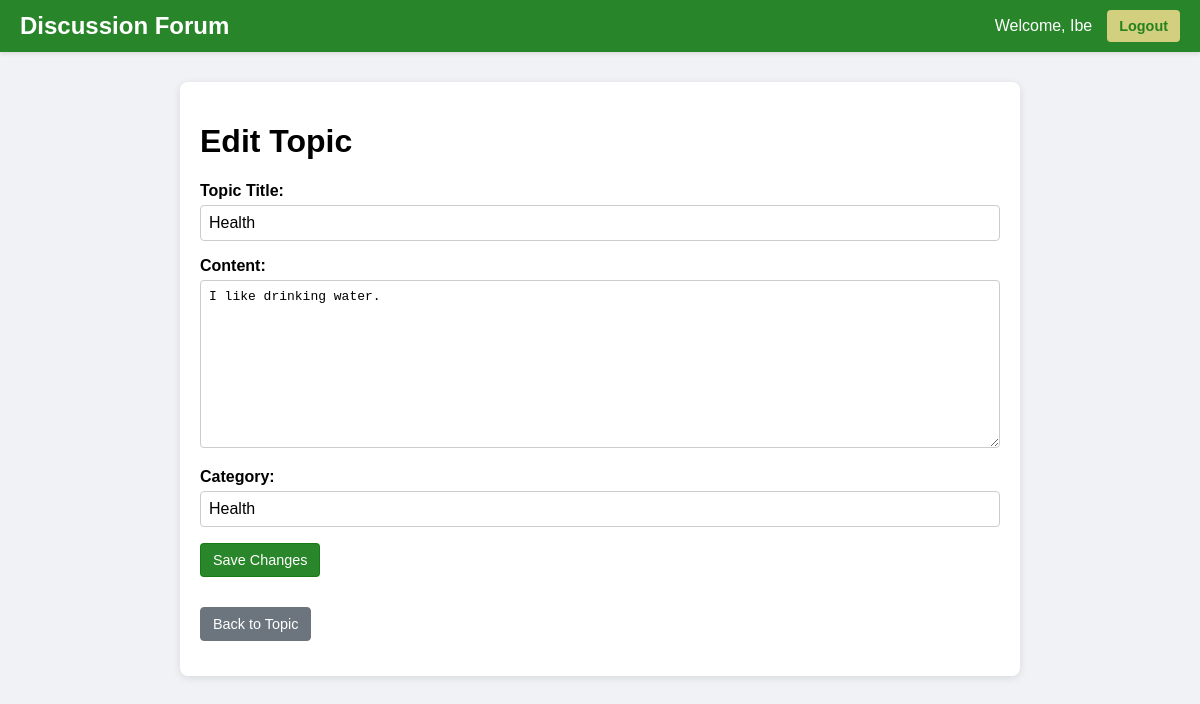
The page /topic/7/edit/ (signed in) on the database its author committed.
### discussion/models.py (models this page shows, shortened)
class Topic(models.Model):
    title = models.CharField(max_length=200)
    content = models.TextField()
    category = models.CharField(max_length=50, default='General')
    creator = models.ForeignKey(User, on_delete=models.CASCADE)
    creation_date = models.DateTimeField(auto_now_add=True)

### discussion/views.py (the view)
# urls.py: path('topic/<int:pk>/edit/', views.edit_topic, name='edit_topic'),
@login_required
def edit_topic(request, pk):
    topic = get_object_or_404(Topic, pk=pk)
    if topic.creator != request.user:
        return redirect('topic_list')
    if request.method == 'POST':
        form = TopicForm(request.POST)
        if form.is_valid():
            topic.title = form.cleaned_data['title']
            topic.content = form.cleaned_data['content']
            topic.category = form.cleaned_data['category']
            topic.save()
            return redirect('topic_detail', pk=pk)
    else:
        form = TopicForm(initial={
            'title': topic.title,
            'content': topic.content,
            'category': topic.category
        })
    return render(request, 'discussion/edit_topic.html', {'form': form, 'topic': topic})

### discussion/views.py
class TopicForm(forms.Form):
    title = forms.CharField(max_length=200, label='Topic Title')
    content = forms.CharField(widget=forms.Textarea, label='Content')
    category = forms.CharField(max_length=50, label='Category', initial='General')

### discussion/templates/discussion/edit_topic.html (shortened to what this page needs)
<!DOCTYPE html>
<html lang="en">
<head>
    {% load static %}
    <link href="{% static 'discussion/style.css' %}" rel="stylesheet">
</head>
<body>
    <nav class="navbar">
        <div class="navbar-container">
            <a class="navbar-brand" href="{% url 'topic_list' %}">Discussion Forum</a>
            <div class="navbar-nav">
                {% if user.is_authenticated %}
                    <span class="nav-text">Welcome, {{ user.username }}</span>
                    <form method="post" action="{% url 'logout' %}">
                        <button type="submit" class="nav-button">Logout</button>
                    </form>
                {% else %}
                    <a href="{% url 'login' %}">Login</a>
                    <a href="{% url 'register' %}">Register</a>
                {% endif %}
            </div>
        </div>
    </nav>
    <div class="content-container">
        <h1>Edit Topic</h1>
        <form method="post">
            <div class="form-group">
                {{ form.as_p }}
            </div>
            <button type="submit" class="btn btn-primary" aria-label="Save topic changes">Save Changes</button>
        </form>
        <p class="form-group"><a href="{% url 'topic_detail' topic.pk %}" class="btn btn-secondary">Back to Topic</a></p>
    </div>
</body>
</html>

### discussion/static/discussion/style.css (style rules this page uses)
body { font-family: Arial, sans-serif; background-color: #f0f2f5; margin: 0; padding: 0; }
.navbar { background-color: rgba(19, 121, 19, 0.9); padding: 10px 20px; box-shadow: 0 2px 4px rgba(0, 0, 0, 0.1); }
.navbar-container { max-width: 1200px; margin: 0 auto; display: flex; justify-content: space-between; align-items: center; }
.navbar-brand { color: #fff; font-size: 1.5em; font-weight: bold; text-decoration: none; }
.navbar-nav { display: flex; align-items: center; gap: 15px; }
.navbar-nav a, .navbar-nav .nav-text { color: #fff; text-decoration: none; font-size: 1em; }
.navbar-nav form { display: inline; }
.nav-button { background-color: #555; color: #fff; border: none; padding: 8px 12px; border-radius: 4px; cursor: pointer; font-size: 0.9em; }
.content-container { max-width: 800px; margin: 30px auto; padding: 20px; background-color: #fff; border-radius: 8px; box-shadow: 0 2px 8px rgba(0, 0, 0, 0.1); }
.form-group { margin-bottom: 15px; }
.form-group label { display: block; font-weight: bold; margin-bottom: 5px; }
.form-group input, .form-group textarea { width: 100%; padding: 8px; border: 1px solid #ccc; border-radius: 4px; font-size: 1em; box-sizing: border-box; }
.form-group textarea { resize: vertical; min-height: 100px; }
.btn { display: inline-block; padding: 8px 12px; border-radius: 4px; text-decoration: none; font-size: 0.9em; cursor: pointer; margin-right: 8px; }
.btn-primary { background-color: rgba(19, 121, 19, 0.9); color: #fff; border: 1px solid rgba(19, 121, 19, 0.9); }
.btn-secondary { background-color: #6c757d; color: #fff; border: 1px solid #6c757d; }
.btn.btn-secondary { margin-top: 1em; }
.nav-button { background-color: rgba(229, 215, 136, 0.9); color: rgba(19, 121, 19, 0.9); font-weight: bold; }

### rows shown on the page
Topic: title "Health", content "I like drinking water.", category "Health"

### other values the page prints
{{ user.username }} "Ibe"
